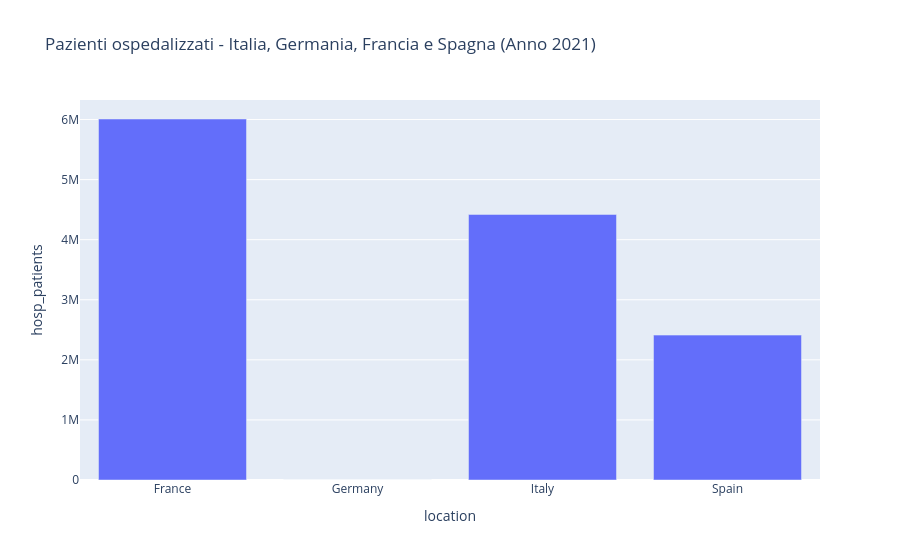

Notebook source saved alongside this figure:
### Code cell
fig.show()

### Figure 1 — Plotly figure (JSON) as saved in the notebook; plotly's stock layout.template omitted (floating-point values rounded to 4 significant figures)
{"data": [{"hovertemplate": "location=%{x}<br>hosp_patients=%{y}<extra></extra>", "legendgroup": "", "marker": {"color": "#636efa", "pattern": {"shape": ""}}, "name": "", "orientation": "v", "showlegend": false, "textposition": "auto", "type": "bar", "x": ["France", "Germany", "Italy", "Spain"], "xaxis": "x", "y": [6009000.0, 0.0, 4420000.0, 2412000.0], "yaxis": "y"}], "layout": {"barmode": "relative", "legend": {"tracegroupgap": 0}, "title": {"text": "Pazienti ospedalizzati - Italia, Germania, Francia e Spagna (Anno 2021)"}, "xaxis": {"anchor": "y", "domain": [0, 1], "title": {"text": "location"}}, "yaxis": {"anchor": "x", "domain": [0, 1], "title": {"text": "hosp_patients"}}}}
